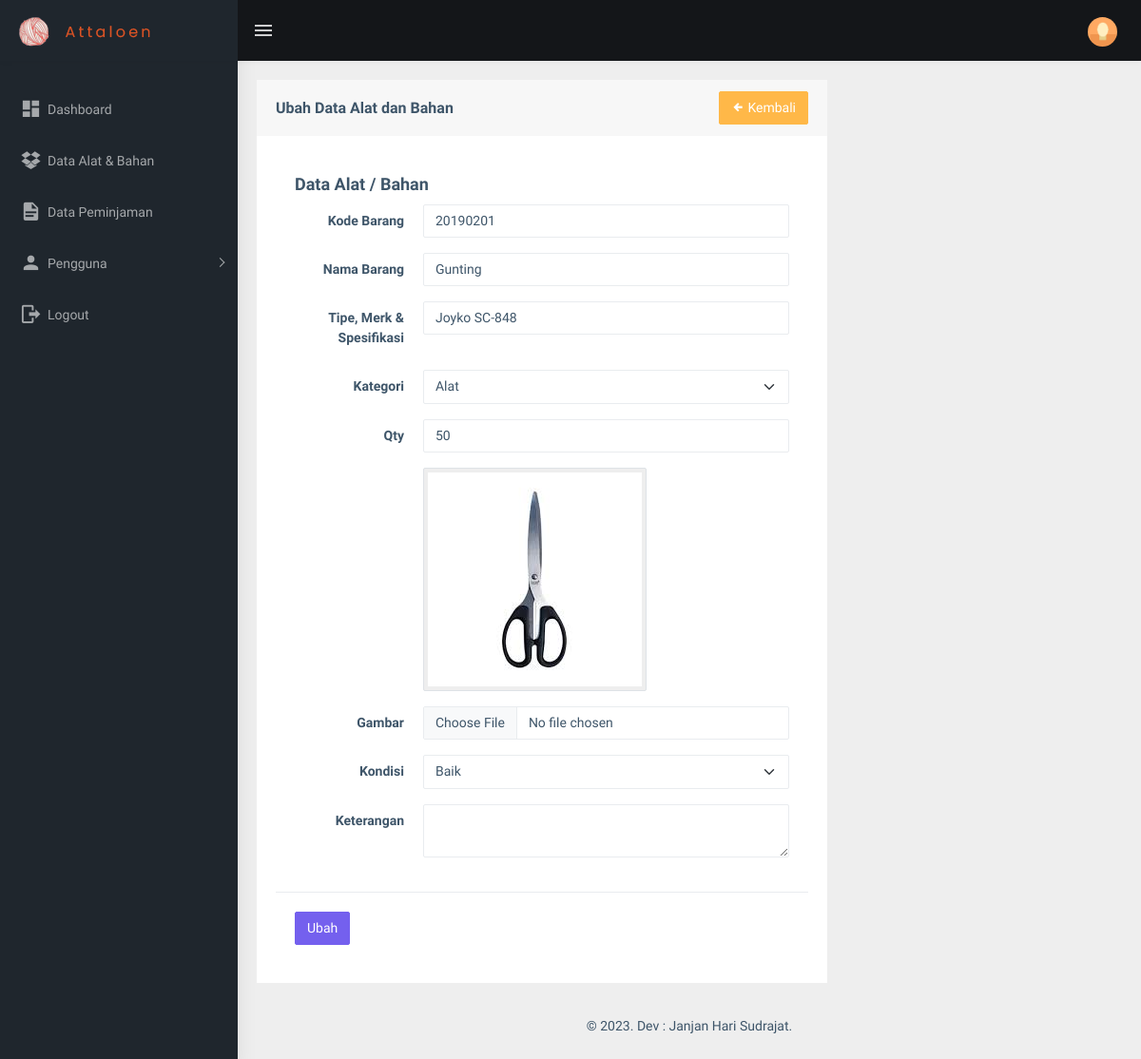
Page /view_alat_bahan/alat_bahan_edit.php?id_alat_bahan=3 (signed in) on the earlier database version.
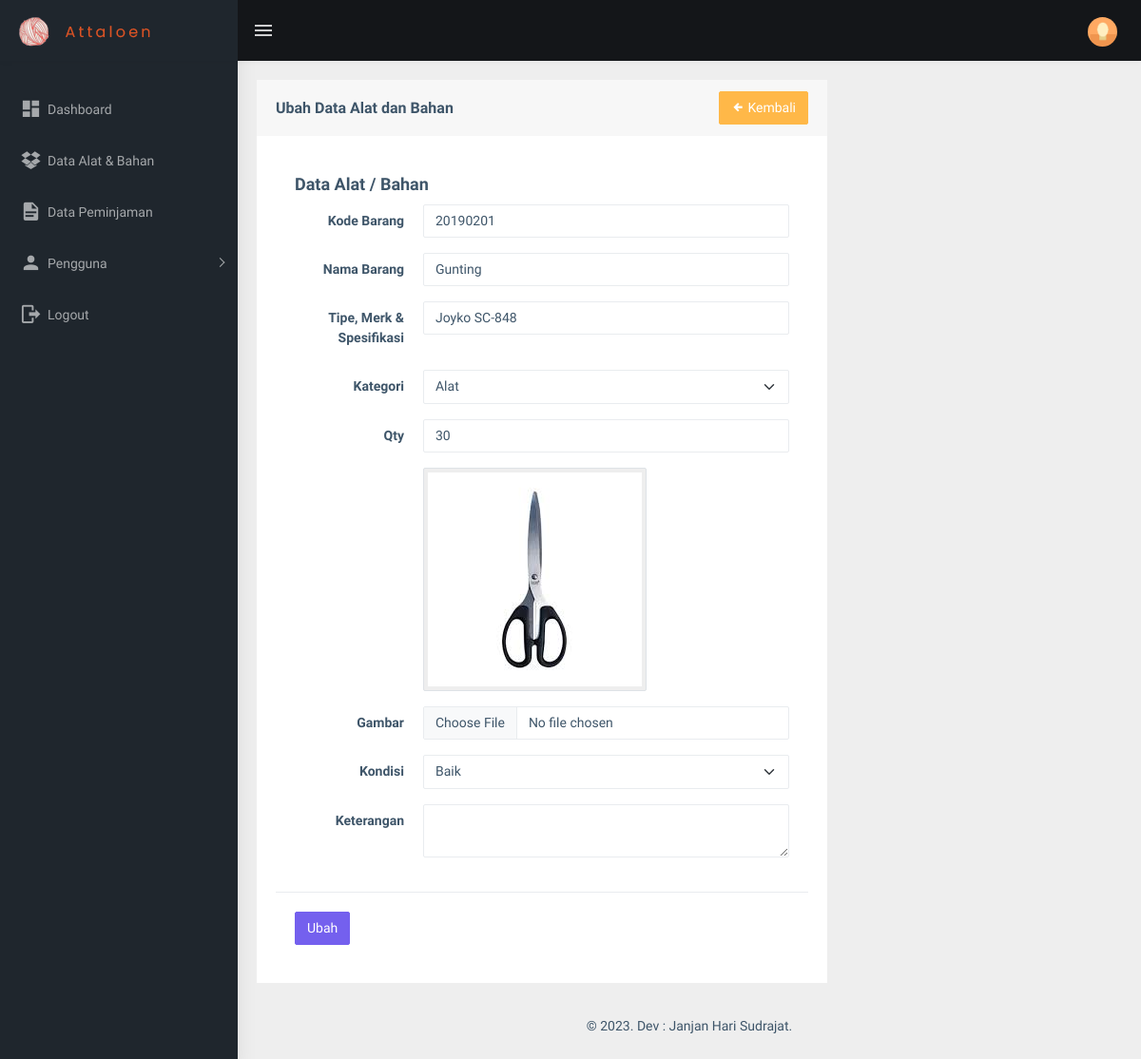
Same page on the later database version.
### tables this page shows
CREATE TABLE `alat_bahan` (
  `id_alat_bahan` int(11) NOT NULL,
  `kode` varchar(100) NOT NULL,
  `nama_alat_bahan` varchar(255) NOT NULL,
  `merk` varchar(255) NOT NULL,
  `id_kategori` int(11) NOT NULL,
  `qty` int(11) NOT NULL,
  `gambar` varchar(255) NOT NULL,
  `kondisi` varchar(100) NOT NULL,
  `keterangan` varchar(255) NOT NULL,
  `date_created` date NOT NULL
);

CREATE TABLE `kategori` (
  `id_kategori` int(11) NOT NULL,
  `kategori` varchar(100) NOT NULL
);

### functions.php (called while the page is built, shortened)
<?php
$conn = mysqli_connect("localhost", "root", "", "db_sippa");
function query($query)
{
    global $conn;
    $result = mysqli_query($conn, $query);
    $rows = [];
    while ($row = mysqli_fetch_assoc($result)) {
        $rows[] = $row;
    }
    return $rows;
}

### view_alat_bahan/alat_bahan_edit.php (the view, shortened to what the changed rows need)
<?php
include "../templates/header.php";
$id_alat_bahan = $_GET["id_alat_bahan"];
$ab = query(
    "SELECT * FROM alat_bahan
    INNER JOIN kategori ON alat_bahan.id_kategori = kategori.id_kategori
    WHERE id_alat_bahan = $id_alat_bahan"
)[0];
?>
<div class="page-wrapper">
    <div class="container-fluid">
        <div class="row">
            <div class="col-md-8">
                <div class="card">
                    <div class="card-body">
                        <form class="form-horizontal" action="" method="POST" enctype="multipart/form-data">
                            <div class="card-body">
                                <div class="form-group row">
                                    <div class="col-sm-9">
                                        <input type="text" class="form-control" value="<?= $ab["kode"]; ?>"
                                            name="kode" />
                                    </div>
                                </div>
                                <div class="form-group row">
                                    <div class="col-sm-9">
                                        <input type="text" class="form-control" value="<?= $ab["nama_alat_bahan"]; ?>"
                                            name="nama_alat_bahan" />
                                    </div>
                                </div>
                                <div class="form-group row">
                                    <div class="col-sm-9">
                                        <input type="text" class="form-control" value="<?= $ab["merk"]; ?>"
                                            name="merk" />
                                    </div>
                                </div>
                                <div class="form-group row">
                                    <div class="col-sm-9">
                                        <select class="select2 form-select shadow-none"
                                            style="width: 100%; height: 36px" name="id_kategori">
                                            <option value="<?= $ab["id_kategori"]; ?>"><?= $ab["kategori"]; ?></option>
                                        </select>
                                    </div>
                                </div>
                                <div class="form-group row">
                                    <div class="col-sm-9">
                                        <input type="text" class="form-control" value="<?= $ab["qty"]; ?>" name="qty" />
                                    </div>
                                </div>
                                <div class="form-group row">
                                    <div class="col-sm-9">
                                        <img src="../assets/img/alat_bahan/<?= $ab["gambar"]; ?>" class="img-thumbnail">
                                    </div>
                                </div>
                                <div class="form-group row">
                                    <div class="col-sm-9">
                                        <select class="select2 form-select shadow-none"
                                            style="width: 100%; height: 36px" name="kondisi">
                                            <option value="<?= $ab["kondisi"]; ?>"><?= $ab["kondisi"]; ?></option>
                                        </select>
                                    </div>
                                </div>
                            </div>
                        </form>
                    </div>
                </div>
            </div>
        </div>
        <?php
        include "../templates/footer.php";
        ?>

Differences in the rows shown:
changed alat_bahan "Gunting": qty "50" → "30"
